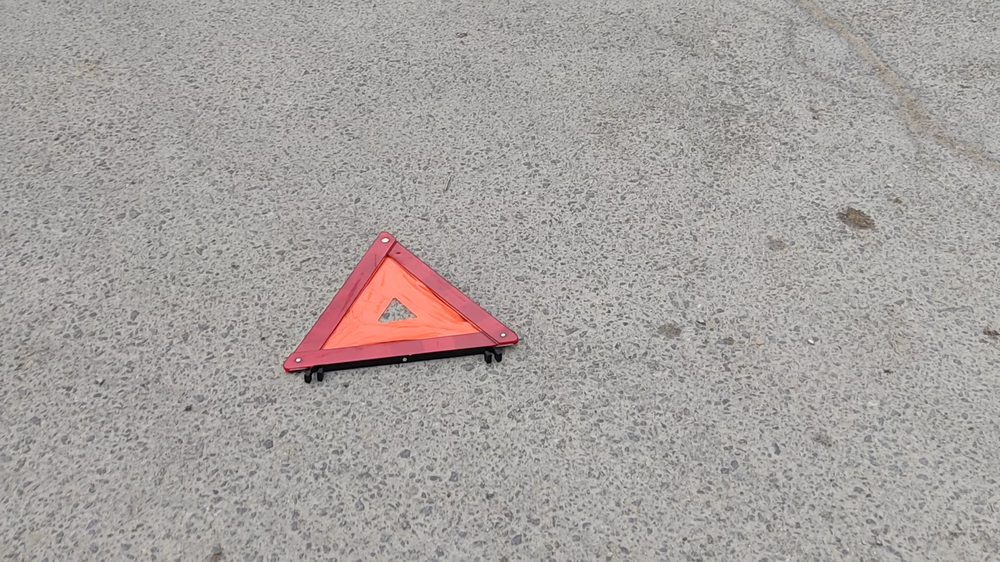
#> input picture roadsign.png, 1000 x 562 px, shrunk from 1920 x 1080 before the run, found by its file name
$ python roadSign.py
#> lines starting #> are read from the running program, lines starting #| are printed output that depends on the picture; after the words box and inside, x2 and y2 are one past the last pixel; in counts of white or black regions, pixels touching at a corner belong together
### models/Rectangle.py
from __future__ import annotations


class Rectangle:
    def __init__(self, x, y, w, h):
        self.x = x
        self.y = y
        self.w = w
        self.h = h

    def area(self):
        return self.w * self.h

    # [23 lines left out: function isOverlapped, not called in this run]

### utils/UtiltsFunc.py
from pathlib import Path

import cv2
import imutils

from utils.Enums import FlipType


# [17 lines left out: functions readImage, saveImage, not called in this run]


def showImage(image):
    """Создать новое окно с фотографией"""
    cv2.imshow("img", image)
    cv2.waitKey(0)


# [63 lines left out: functions imageToGrayscale, flipImage, rotateImage, createStringToWrite, writeToFile, not called in this run]

### main/roadSign.py
import json
import time
from pathlib import Path

import cv2

from models.Rectangle import Rectangle
from utils.UtiltsFunc import showImage


def function(json_object, name):
    return [obj for obj in json_object if obj['objects'] == name][0]['points']

# [76 lines left out: function main, not called in this run]


def detect():
    # [4 lines of commented-out code are left out]
    image = cv2.imread("roadsign.png")
#> image is the input picture: shape (562, 1000, 3); mean B, G, R 159.5, 161.2, 166.5

    cascade_roadsign = cv2.CascadeClassifier("cascade_roadsign_v3.xml")

    areas = cascade_roadsign.detectMultiScale(image)
#> areas = [[870, 512, 24, 24], [505, 517, 27, 27], [54, 458, 28, 28], [704, 492, 30, 30]]
    if len(areas) > 0:
        for area in areas:
            rect = Rectangle(area[0], area[1], area[2], area[3])
            cv2.rectangle(image, (rect.x, rect.y), (rect.x + rect.w, rect.y + rect.h), (0, 0, 255), 1)
#> this loop made 4 passes
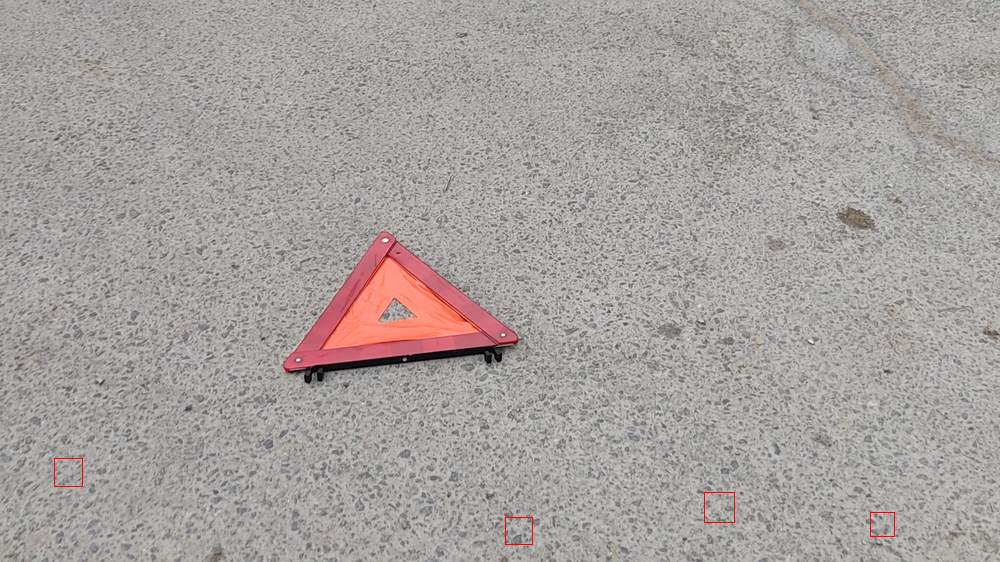
#> image: shape (562, 1000, 3); 0.08% of pixels changed, all inside (x1, y1, x2, y2) = (54, 458, 895, 545)

    showImage(image)


if __name__ == '__main__':
    t_start = time.time()

    # main()
    detect()

    print("Time spent: {}".format(time.time() - t_start))
